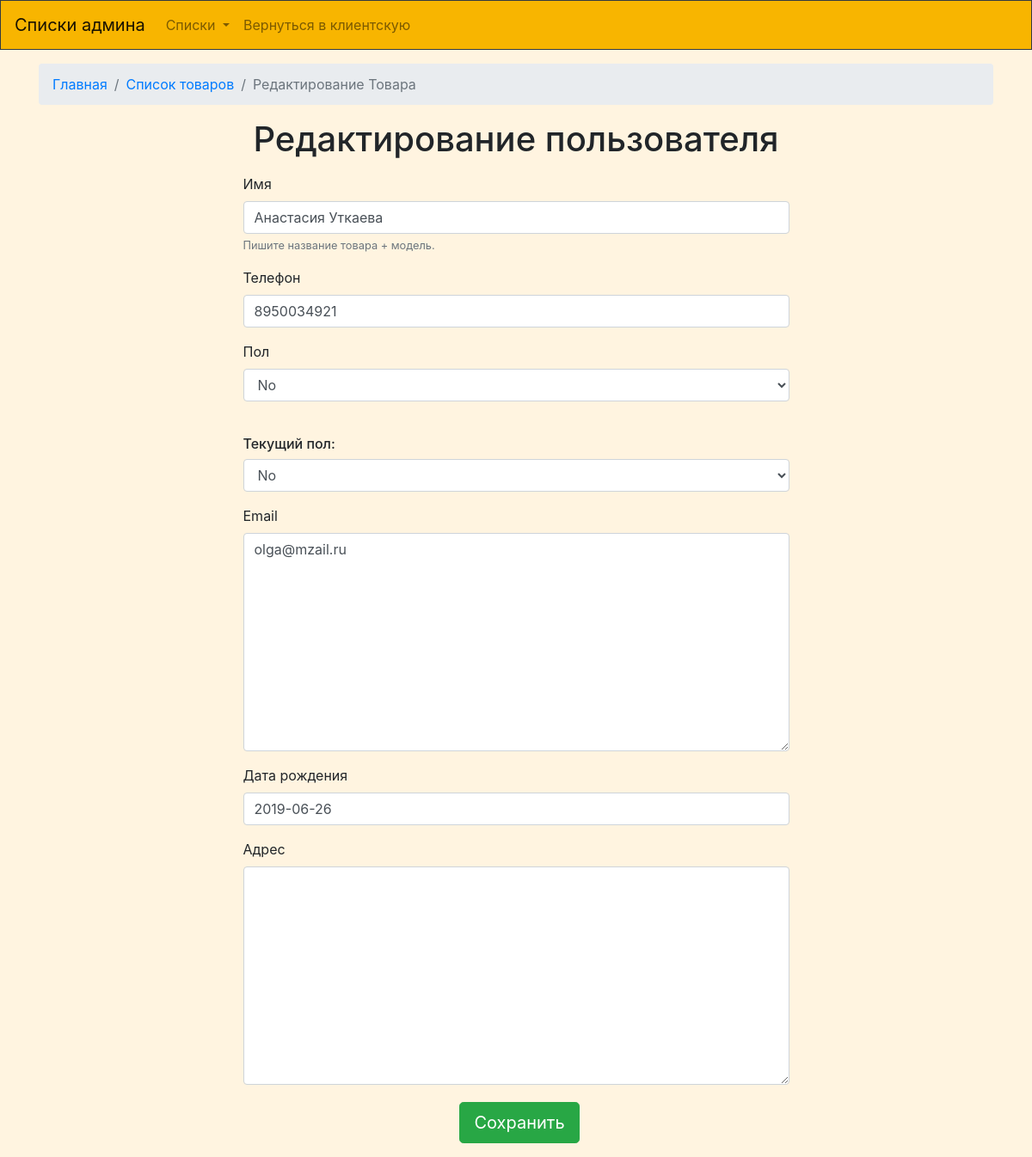
The page /admeditperson/14 (signed in) on the database its author committed.
### firstapp/models.py (models this page shows, shortened)
class Person(models.Model):
    user = models.OneToOneField(User,on_delete = models.CASCADE, null=True)
    sex = models.BooleanField(null=True)
    phone = models.IntegerField(null=True)
    Vk = models.TextField(null=True);
    Insta = models.TextField(null=True);
    Status = models.CharField(max_length=20,null=True)
    DateReg = models.DateField(null=True);
    DataLast = models.DateTimeField(null=True);
    Zamoroz = models.BooleanField(null=True);
    Email = models.TextField(null=True)
    name = models.CharField(db_index=True,max_length=300)
    PhotoPerson = models.TextField(null=True)
    Bird = models.DateField(null=True)
    Adress = models.TextField(null=True)
    balance = models.FloatField(null=True)
    class Meta:
        unique_together = ( 'Email',)
    objects = models.Manager()

### firstapp/views.py (the view)
# urls.py: path('admeditperson/<int:id>', views.AdmEditPerson),
def AdmEditPerson(req,id):
    if not req.user.is_authenticated:
        return HttpResponseRedirect('/auto/')
    if req.user.person.Status != "Админ":
        return HttpResponseRedirect('/main/')
    obr = adminikardclient(req)
    if req.method == "POST":
        result = obr.SavePerson(id)
        if result:
            return HttpResponseRedirect("/admnkardperson/" + str(id))
        return sory("Не удалось редактировать пользователя")
    dann = obr.EditPerson(id)
    dann.update({'id':id})
    return render(req,"Bot_Edit_Person.html", context=dann)

### firstapp/models.py
class PersonForm(ModelForm):
    class Meta:
        model = Person
        fields = ['sex','phone','Email','name','Bird','Adress']

### firstapp/BAZA.py (called while the page is built)
    def GetPersonid(self, id):
        per = Person.objects.get(id=id);
        return per

### firstapp/views_Obr.py (called while the page is built)
    def EditPerson(self,id):
        client = self.person.GetPersonid(id)
        form = PersonForm(instance=client)
        return {"form":form}

### templates/Bot_Edit_Person.html (shortened to what this page needs)
{% extends "Bot_base.html" %}
{% load staticfiles %}
{% load widget_tweaks %}
{% block main %}
<div class="container mt-3">
    <nav aria-label="breadcrumb">
        <ol class="breadcrumb">
            <li class="breadcrumb-item"><a href="#">Главная</a></li>
            <li class="breadcrumb-item"><a href="/admtovars/">Список товаров</a></li>
            <li class="breadcrumb-item active" aria-current="page">Редактирование Товара</li>
        </ol>
    </nav>
    <h1 class="mb-3 text-center">Редактирование пользователя</h1>
    <div class="row justify-content-center">
        <div class="col col-xl-7 col-lg-8 col-md-10 ">
<form id="formadd" action="/admeditperson/{{id}}" enctype="multipart/form-data" method="POST">
    <div class="form-group">
        <label for="exampleInputEmail1">Имя</label>
			{{form.name|add_class:"form-control"}}
        <small id="emailHelp" class="form-text text-muted">Пишите название товара + модель.</small>
    </div>
    <div class="form-group">
        <label for="exampleFormControlTextarea1">Телефон</label>
        {{form.phone|add_class:"form-control"}}
    </div>
	<div class="form-group">
        <label for="exampleFormControlTextarea1">Пол</label>
        {{form.sex|add_class:"form-control"}}
    </div>
	<div class="form-group">
		<h6> Текущий пол: {{dann.sex}} </h6>
        {{form.sex|add_class:"form-control"}}
    </div>
	<div class="form-group">
        <label>Email</label>
        {{form.Email|add_class:"form-control"}}
    </div>
    <div class="form-group">
        <label>Дата рождения</label>
        {{form.Bird|add_class:"form-control"}}
    </div>
	<div class="form-group">
        <label>Адрес</label>
        {{form.Adress|add_class:"form-control"}}
    </div>
    <div class="d-flex justify-content-center">
    <button type="submit" class="btn   btn-success btn-lg ml-2 mt-1 mb-3">Сохранить</button>
    </div>
</form>
</div>
    </div>
</div>
{% endblock %}

### rows shown on the page
Person: name "Анастасия Уткаева", phone "8950034921", sex "No", Email "olga@mzail.ru", Bird "2019-06-26"
